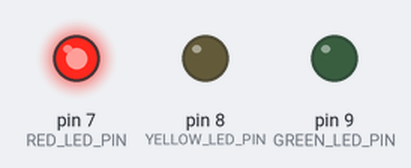
Recording of a sketch running on a simulated Arduino Uno, built with avr-gcc and run on an emulated ATmega328P. Parts: output pins drawn as LEDs (lit = HIGH).

Above: at 1.5 s.
At 3.5 s:
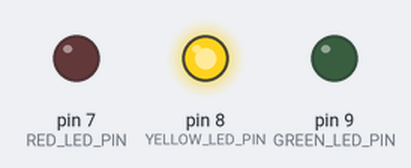
At 5.0 s:
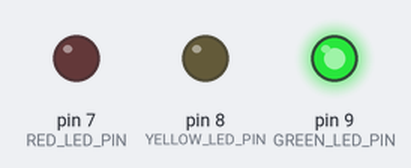
At 7.5 s:
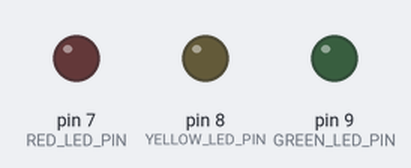
Timing chart, 0 to 10.4 s (numbered marks = the images above):
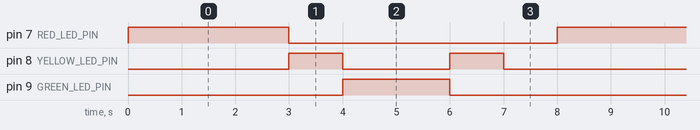

Measured:
- by itself, pin 7 (RED_LED_PIN): alternates HIGH for 3.0 s and LOW for 5.0 s
- by itself, pin 8 (YELLOW_LED_PIN): repeats every 8.0 s: LOW 2.0 s, HIGH 1.0 s, LOW 4.0 s, HIGH 1.0 s
- by itself, pin 9 (GREEN_LED_PIN): alternates HIGH for 2.0 s and LOW for 6.0 s

The sketch:

traffic_light.ino
```cpp
#define RED_LED_PIN 7
#define YELLOW_LED_PIN 8
#define GREEN_LED_PIN 9

void setup() {
  // initialize digital pin LED_BUILTIN as an output.
  pinMode(RED_LED_PIN, OUTPUT);
  pinMode(YELLOW_LED_PIN, OUTPUT);
  pinMode(GREEN_LED_PIN, OUTPUT);
  digitalWrite(RED_LED_PIN, LOW);
  digitalWrite(YELLOW_LED_PIN, LOW);
  digitalWrite(GREEN_LED_PIN, LOW);
}

// the loop function runs over and over again forever
void loop() {
  digitalWrite(RED_LED_PIN, HIGH);
  delay(3000);
  digitalWrite(RED_LED_PIN, LOW);
  digitalWrite(YELLOW_LED_PIN, HIGH);
  delay(1000);
  digitalWrite(YELLOW_LED_PIN, LOW);
  digitalWrite(GREEN_LED_PIN, HIGH);
  delay(2000);
  digitalWrite(GREEN_LED_PIN, LOW);
  digitalWrite(YELLOW_LED_PIN, HIGH);
  delay(1000);
  digitalWrite(YELLOW_LED_PIN, LOW);
  delay(1000);
}
```
